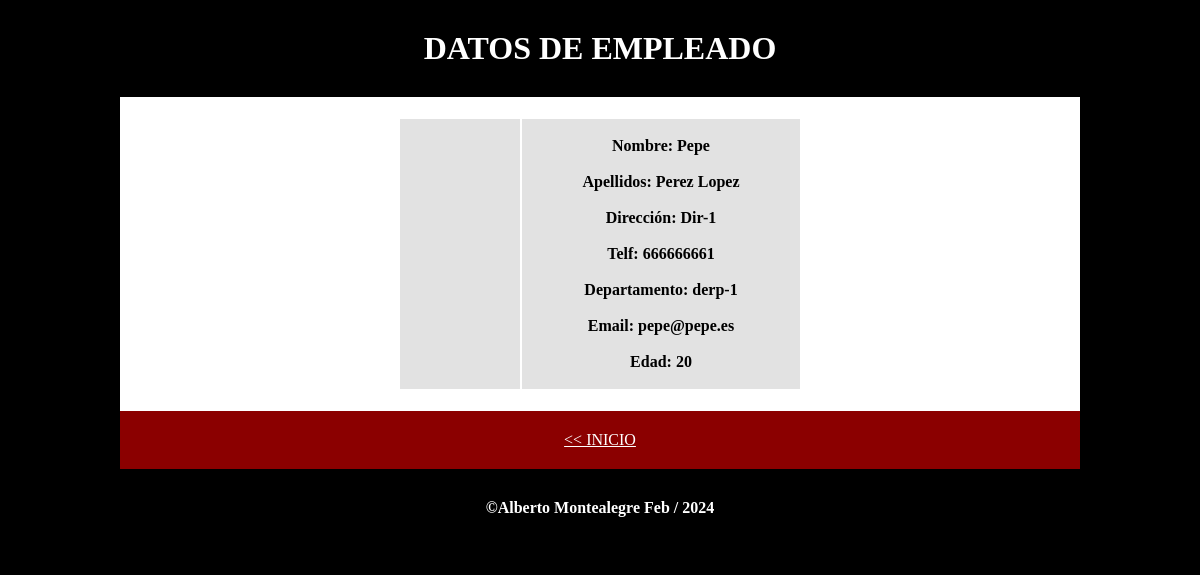
The page /datos.php?id=1 on the database its author committed.
### tables this page shows
CREATE TABLE `empleados` (
  `id` int(11) NOT NULL,
  `nombre` varchar(50) NOT NULL,
  `apellidos` varchar(50) NOT NULL,
  `direccion` varchar(50) NOT NULL,
  `telefono` varchar(15) NOT NULL,
  `departamento` varchar(50) NOT NULL,
  `email` varchar(50) NOT NULL,
  `edad` tinyint(4) NOT NULL,
  `foto` varchar(100) NOT NULL
);

### datos.php (the view, shortened to what this page needs)
<!doctype html>
<html lang="en">
<head>
    <link rel="stylesheet" href="style.css">
</head>
<body>
<h1>DATOS DE EMPLEADO</h1>
<div class="content">
    <table>
        <?php
        $id = $_GET["id"];
        $cn=mysqli_connect("localhost","root","");
        mysqli_select_db($cn, "bd_pruebas") or die("No se encuentra la BBDD");
        mysqli_set_charset($cn,"utf8");
        $consulta="select * from empleados where id =".$id;
        $resultado=mysqli_query($cn,$consulta);
        while ($fila = $resultado->fetch_assoc()) {
            echo '<tr>';
                echo '<td>';
                echo '</td>';
                echo '<td>';
                echo '</br>Nombre: '. $fila['nombre'] .'</br></br>';
                echo 'Apellidos: '. $fila['apellidos'] .'</br></br>';
                echo 'Dirección: '. $fila['direccion'] .'</br></br>';
                echo 'Telf: '. $fila['telefono'] .'</br></br>';
                echo 'Departamento: '. $fila['departamento'] .'</br></br>';
                echo 'Email: '. $fila['email'] .'</br></br>';
                echo 'Edad: '. $fila['edad'] .'</br></br>';
                echo '</td>';
            echo '</tr>';
        }
        ?>
    </table>
    <a href="inicio.php"><< INICIO</a>
</div>
<h4> &copy;Alberto Montealegre <?= date('M').' / '.date('Y') ?></h4>
</body>
</html>

### style.css (style rules this page uses)
* { padding: 0px; margin: 0px; box-sizing: border-box; }
body { width: 100%; background-color: black; }
.content { width: 80%; margin: 0 auto; background-color: white; display: flex; flex-direction: column; text-align: center; justify-content: center; }
h1,h4 { width: 100%; padding: 30px; background-color: black; color: white; text-align: center; }
table { margin: 20px auto; }
tr, tr a { padding: 0px 0px; background-color: #e2e2e2; transition: all 500ms; }
td { padding: 0px 60px; font-weight: bold; font-size: 16px; }
a, input[type="submit"], input[type="file"] { background-color: darkred; color: white; padding: 20px; transition: all 500ms; }

### rows shown on the page
empleados: nombre "Pepe", apellidos "Perez Lopez", direccion "Dir-1", telefono "666666661", departamento "derp-1", email "pepe@pepe.es", edad "20"
